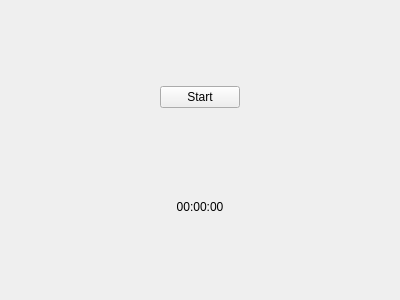
<?xml version="1.0" encoding="UTF-8"?>
<ui version="4.0">
 <class>snowgui::taskstatuswidget</class>
 <widget class="QWidget" name="snowgui::taskstatuswidget">
  <property name="geometry">
   <rect>
    <x>0</x>
    <y>0</y>
    <width>400</width>
    <height>300</height>
   </rect>
  </property>
  <property name="windowTitle">
   <string>Form</string>
  </property>
  <layout class="QGridLayout" name="gridLayout">
   <property name="leftMargin">
    <number>0</number>
   </property>
   <property name="topMargin">
    <number>0</number>
   </property>
   <property name="rightMargin">
    <number>0</number>
   </property>
   <property name="bottomMargin">
    <number>0</number>
   </property>
   <item row="0" column="0">
    <widget class="snowgui::TasksIndicator" name="taskstateWidget" native="true">
     <property name="minimumSize">
      <size>
       <width>80</width>
       <height>80</height>
      </size>
     </property>
     <property name="maximumSize">
      <size>
       <width>80</width>
       <height>80</height>
      </size>
     </property>
    </widget>
   </item>
   <item row="1" column="0">
    <widget class="QPushButton" name="startstopButton">
     <property name="text">
      <string>Start</string>
     </property>
    </widget>
   </item>
   <item row="2" column="0">
    <widget class="snowgui::LocalTimeWidget" name="localtimeWidget">
     <property name="text">
      <string>00:00:00</string>
     </property>
     <property name="alignment">
      <set>Qt::AlignCenter</set>
     </property>
    </widget>
   </item>
  </layout>
 </widget>
 <customwidgets>
  <customwidget>
   <class>snowgui::TasksIndicator</class>
   <extends>QWidget</extends>
   <header>TasksIndicator.h</header>
   <container>1</container>
  </customwidget>
  <customwidget>
   <class>snowgui::LocalTimeWidget</class>
   <extends>QLabel</extends>
   <header location="global">LocalTimeWidget.h</header>
  </customwidget>
 </customwidgets>
 <resources/>
 <connections/>
</ui>
